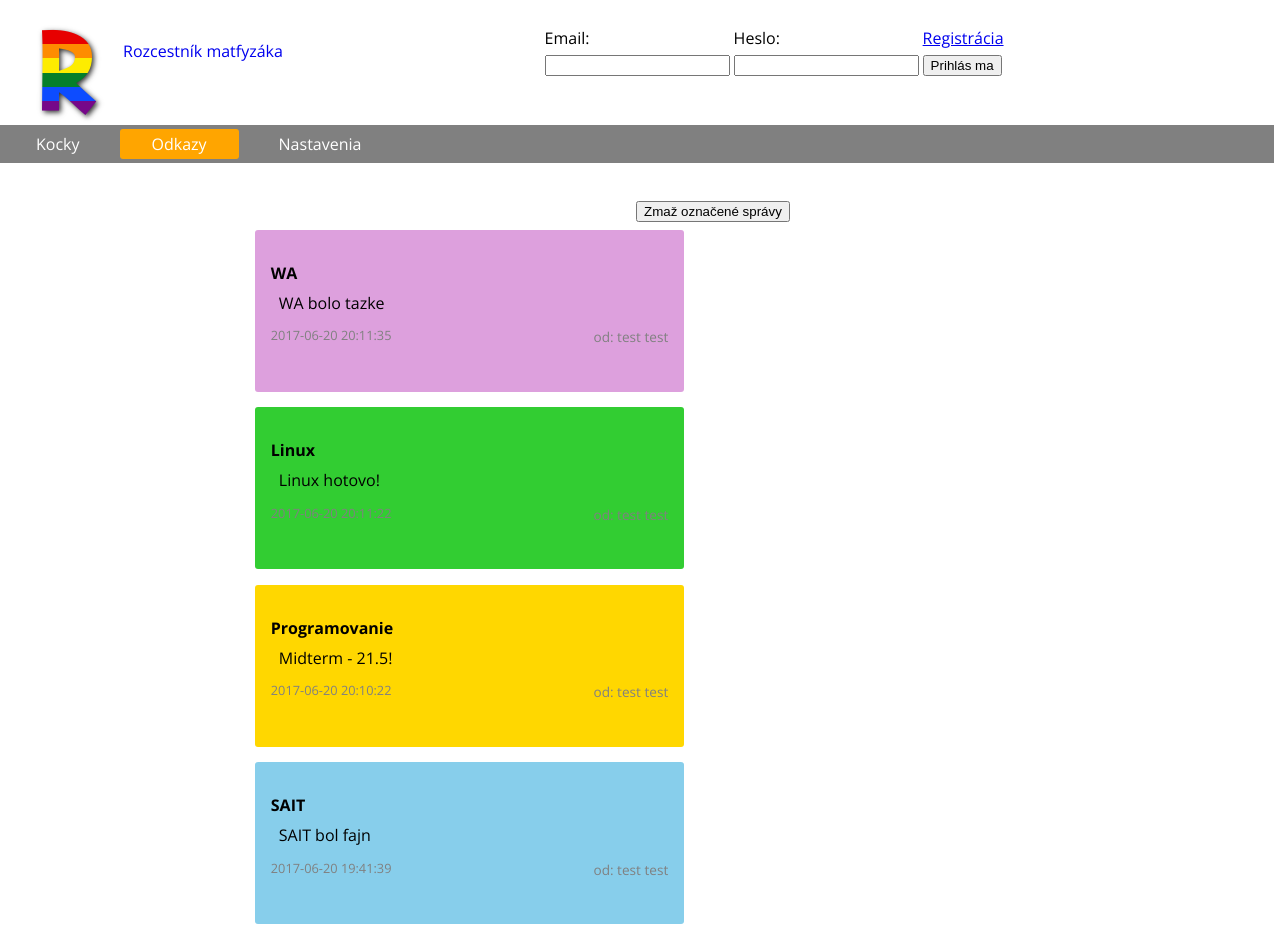
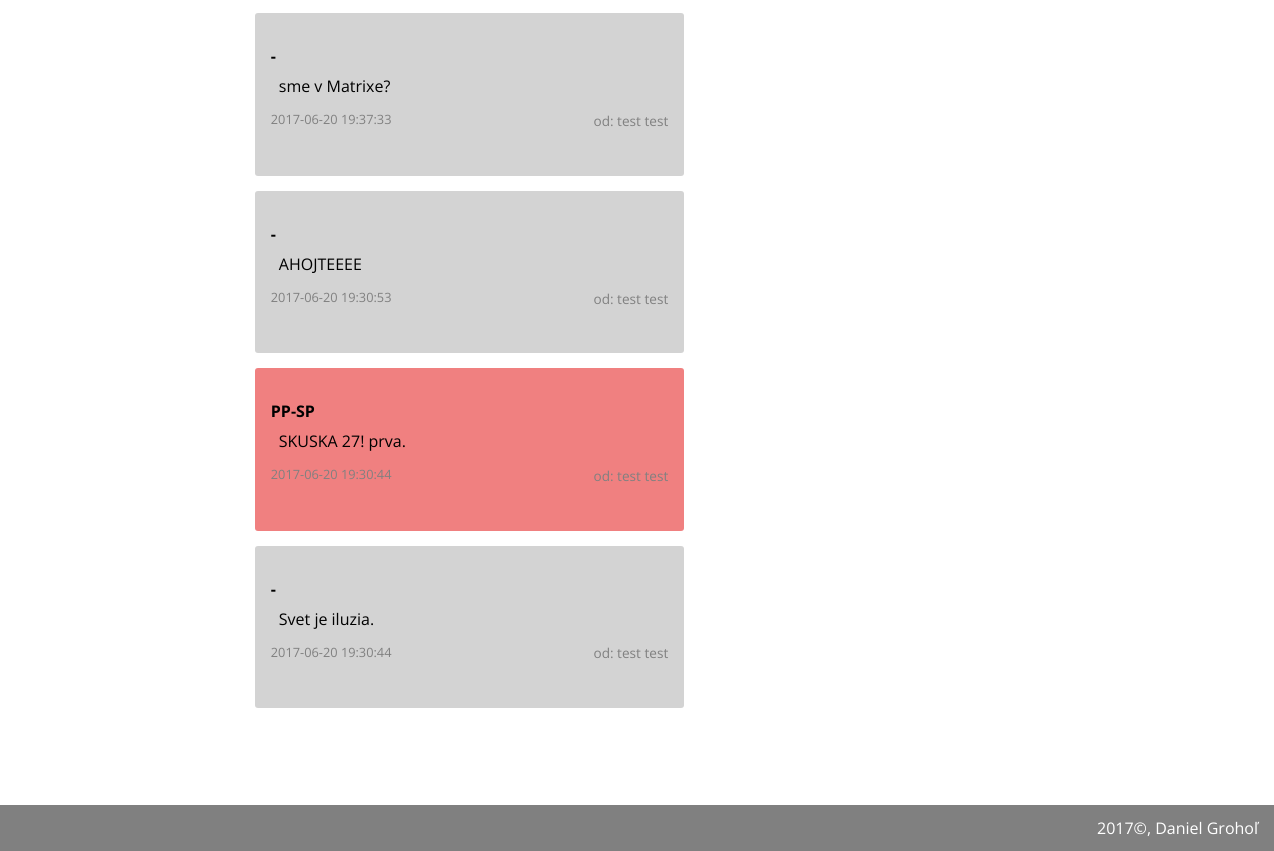
Screenshot of /odkazy.php with the database file from the repository (2 pictures, top to bottom).
### tables this page shows
CREATE TABLE IF NOT EXISTS `rozcestnik_messages` (
  `mid` smallint(3) NOT NULL,
  `uid` tinyint(4) NOT NULL,
  `text` text NOT NULL,
  `predmet` tinyint(3) NOT NULL,
  `status` tinyint(1) NOT NULL DEFAULT '1',
  `cas` timestamp NOT NULL DEFAULT CURRENT_TIMESTAMP
);

CREATE TABLE IF NOT EXISTS `rozcestnik_predmety` (
  `pid` tinyint(1) NOT NULL,
  `predmet` varchar(18) DEFAULT NULL
);

CREATE TABLE IF NOT EXISTS `rozcestnik_users` (
  `user_id` int(5) NOT NULL,
  `email` varchar(30) NOT NULL,
  `pass` varchar(32) NOT NULL,
  `name` varchar(30) NOT NULL,
  `surname` varchar(30) NOT NULL,
  `user_table` tinytext NOT NULL,
  `admin` tinyint(1) NOT NULL
);

### functions.php (the view, shortened to what this page needs)
<?php
function head_func(){
	?>
	<!DOCTYPE html>
	<html lang="sk">
	   <head>
	      <link rel="stylesheet" href="style-full.css" media="all" />
	      <link rel="stylesheet" href="style-mini.css" media="screen and (max-device-width:482px)" />
	   </head>
	   <body>
      <header>
		<a href="index.php"><img src="img/mensi.png" alt="logo" id="logo"></a>
        <a href="index.php" id="site_name">Rozcestník matfyzáka</a>
     <div id='login'>
    <?php
			if (isset($_SESSION['email'])) {
                ?>
                    <p>Vitajte v systéme <strong><?php echo $_SESSION['email'];?></strong>.</p>
                    <form method="post">
                    <p>
                         <input type="submit" name="logout_but" id="logout_but" value="Odhlás ma">
                    </p>
                    </form>
			<?php
			}  else {
			?>
			<form method="post">
			 <table>
				<tr>
				 <td><label for="email">Email:</label></td>
				 <td><label for="pass">Heslo:</label></td>
				 <td><a href="register.php">Registrácia</a></td>
				</tr>
				<tr>
				 <td><input type="text" name="email" id="email"></td>
				 <td><input type="password" name="pass" id="pass"></td>
				 <td><input type="submit" name="login_but" id="login_but" value="Prihlás ma"></td>
				</tr>
			 </table>
			 </form>
			<?php
			}
			?>
		</div>
	</header>
	<?php
	}
function footer_func($class=''){
    echo "<footer class='" . $class . "'>";
    echo "<p>2017&copy;, Daniel Grohoľ</p>";
    echo "</footer>";
}
        ?>
    <?php
function print_messages(){
    global $mysqli;
    if (!$mysqli->connect_errno){
        $sql = "SELECT * FROM rozcestnik_messages WHERE status='1' ORDER BY cas DESC";
        if ($result = $mysqli->query($sql)){
            echo "<form method='post'>";
            echo "<input type='submit' name='delete_messages' value='Zmaž označené správy' id='delete_messages_butt'>";
            while ($row = $result->fetch_assoc()){
                $subject_name = get_subject_name($row['predmet']);
                $from = get_uid_name($row['uid']);
                echo "<div class='message{$row['predmet']}'>";
                echo "<p class='message_subject'>$subject_name</p>";
                echo "<p class='message_text'>{$row['text']}</p>";
                echo "<p class='message_time'>{$row['cas']}</p>";
                echo "<p class='message_uid'>od: {$from['name']} {$from['surname']}</p>";
                echo "</div>";
            }
            echo "</form>";
        }
    }
}
function get_subject_name($subject_id){
    global $mysqli;
    if (!$mysqli->connect_errno){
        $sql = "SELECT predmet FROM rozcestnik_predmety WHERE pid=$subject_id";
        if ($result = $mysqli->query($sql)){
            if ($row = $result->fetch_assoc()){
                return $row['predmet'];
            }
        } echo "<p class='chyba'>get_uid_name: Zlyhal dopyt</p>";
    }
}
function get_uid_name($uid){
    global $mysqli;
    if (!$mysqli->connect_errno){
        $sql = "SELECT name, surname FROM rozcestnik_users WHERE user_id=$uid";
        if ($result = $mysqli->query($sql)){
            if ($row = $result->fetch_assoc()){
                return $row;
            }
        } echo "<p class='chyba'>get_uid_name: Zlyhal dopyt</p>";
    }
}
function navigation($selected){
?>
<nav>
<?php
    $nav = array("index.php"=>"Kocky", "odkazy.php"=>"Odkazy", "uprav.php"=>"Nastavenia");
        foreach ($nav as $page => $name){
            echo "<a href='$page'";
            if ($selected == $page) echo " class='active'";
            echo ">$name</a>";
        }
        ?>
</nav>
<?php
}
?>

### style-full.css (style rules this page uses)
body { font-family: 'Open Sans', serif; background: white; margin: 0; padding: 0; }
header { width: 100%; float: left; height: 80px; padding: 1.5em 2em 0.5em; color: black; max-height: 90px; }
#logo { width: auto; float: left; }
#login { width: 60%; float: right; }
#site_name { float: left; width: 20%; margin: 1em; text-decoration: none; }
nav { width: 100%; margin: 1% 0; padding:0; color: gray; background-color: gray; float: left; clear: both; }
nav a { color: white; padding: 0.25em 2em; margin: 0.25em ; float: left; text-decoration: none; border-radius: 3px; transition: all 0.4s; }
nav a.active { background-color: orange; }
div[class^="message"] { width: 52%; min-height: 80px; max-height: 330px; border-radius: 3px; float: left; padding: 2em 1em; margin: 1% 30%; }
div.message0 { background-color: lightgray; }
div.message1 { background-color: gold; }
div.message2 { background-color: lightcoral; }
div.message4 { background-color: plum; }
div.message5 { background-color: limegreen; }
div.message6 { background-color: skyblue; }
p.message_subject, p.message_text { margin: 0 0 0.5em; }
p.message_subject { font-weight: bold; }
p.message_text { margin: 0 0.5em; }
p.message_uid { float: right; color: gray; font-size: 85%; }
p.message_time { float: left; color: gray; font-size: 80%; }
#delete_messages_butt { float: right; }
footer { width: 100%; float: left; background-color: gray; clear: both; position: relative; bottom: 0; margin-top: 5%; }
footer p { float: right; color: white; margin: 0.75em 1em; }

### style-mini.css (style rules this page uses)
header { min-height: 300px; max-height: 300px; background-color: orange; font-size: 2em; }
#logo { width: 10%; }
#site_name { width: 75%; font-size: 1.75em; }
#login { width: 75%; float: left; font-size: 1.25em; }
nav { width: 95%; margin: 5%; }
nav a { width: 28%; padding: 1%; margin: 1%; font-size: 2.5em; }
footer { height: 5%; font-size: 2.5em; }

### rows the page displays
rozcestnik_messages: predmet.predmet "WA", text "WA bolo tazke", cas "2017-06-20 20:11:35", uid.name "test", uid.surname "test"
rozcestnik_messages: predmet.predmet "Linux", text "Linux hotovo!"
rozcestnik_messages: predmet.predmet "Programovanie", text "Midterm - 21.5!", cas "2017-06-20 20:10:22", uid.name "test", uid.surname "test"
rozcestnik_messages: predmet.predmet "SAIT", text "SAIT bol fajn", cas "2017-06-20 19:41:39", uid.name "test", uid.surname "test"
rozcestnik_messages: predmet.predmet "-", text "sme v Matrixe?", cas "2017-06-20 19:37:33", uid.name "test", uid.surname "test"
rozcestnik_messages: predmet.predmet "-", text "AHOJTEEEE", cas "2017-06-20 19:30:53", uid.name "test", uid.surname "test"
rozcestnik_messages: predmet.predmet "PP-SP", text "SKUSKA 27! prva.", cas "2017-06-20 19:30:44", uid.name "test", uid.surname "test"
rozcestnik_messages: predmet.predmet "-", text "Svet je iluzia.", cas "2017-06-20 19:30:44", uid.name "test", uid.surname "test"

### other values shown
$name "Kocky"
$name "Odkazy"
$name "Nastavenia"
